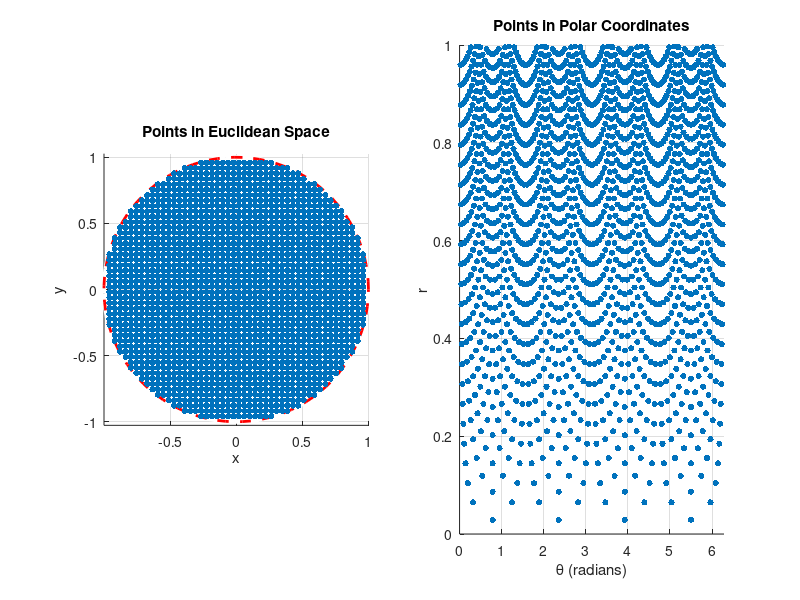
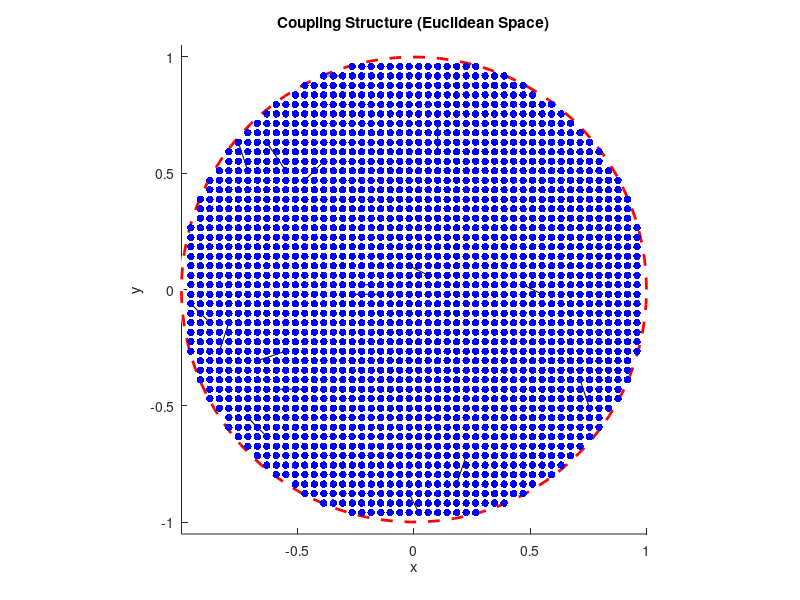

Source code (MATLAB) for these figures, in order: (Note: this script raises an error after producing the figures.)
% Kuramoto model starting from Euclidean grid points
% Maps Euclidean (x,y) points to polar (theta, r) coordinates
clear; close all;

%% Parameters
% Network geometry in Euclidean space
N_euclidean = 50;  % Grid points per dimension in Euclidean space
r_max = 1;         % Maximum radius (only use points within this radius)

% Kuramoto parameters
K = 1.2;           % Coupling strength
r_coupling = 0.15;  % Coupling radius in Euclidean space
p_coupling = 0.25; % probability of forming a link if within radius
omega_mean = 5;    % Mean natural frequency
omega_std = 0.5;   % Std dev of natural frequencies

% Time parameters
dt = 0.01;         % Time step
T_total = 500;     % Total simulation time
t_plot_interval = 25;  % Save/plot every N steps
t_analyze_start = 400;  % Start analyzing after transients

%% Setup Euclidean grid and filter points within radius
x_euclidean = linspace(-r_max, r_max, N_euclidean);
y_euclidean = linspace(-r_max, r_max, N_euclidean);
[X_euclidean, Y_euclidean] = meshgrid(x_euclidean, y_euclidean);

% Find points within the circle
R_euclidean = sqrt(X_euclidean.^2 + Y_euclidean.^2);
mask = R_euclidean <= r_max;

% Extract valid points
x_points = X_euclidean(mask);
y_points = Y_euclidean(mask);
n_points = length(x_points);

fprintf('Total points within radius: %d\n', n_points);

% Convert to polar coordinates
[theta_points, r_points] = cart2pol(x_points, y_points);
% theta is in [-pi, pi], convert to [0, 2*pi]
theta_points = mod(theta_points, 2*pi);

%% Visualize the point distribution
figure('Position', [100 100 1200 500]);

subplot(1, 2, 1);
scatter(x_points, y_points, 20, 'filled');
axis equal;
xlabel('x');
ylabel('y');
title('Points in Euclidean Space');
grid on;
viscircles([0 0], r_max, 'Color', 'r', 'LineStyle', '--');

subplot(1, 2, 2);
scatter(theta_points, r_points, 20, 'filled');
xlabel('\theta (radians)');
ylabel('r');
title('Points in Polar Coordinates');
grid on;
xlim([0 2*pi]);
ylim([0 r_max]);

%% Initialize natural frequencies for each point
omega_points = omega_mean + omega_std * randn(n_points, 1);

%% Compute coupling matrix based on Euclidean distances
fprintf('Computing coupling matrix based on Euclidean distances...\n');
coupling = cell(n_points, 1);

for i = 1:n_points
    neighbors_idx = [];
    weights = [];
    
    for j = 1:n_points
        if i ~= j
            % Euclidean distance
            dist = sqrt((x_points(i) - x_points(j))^2 + (y_points(i) - y_points(j))^2);
            
            if dist <= r_coupling && rand(1) < p_coupling
                neighbors_idx = [neighbors_idx; j];
                weights = [weights; 1.0];
            end
        end
    end
    
    % Normalize weights
    if ~isempty(weights)
        coupling{i}.neighbors = neighbors_idx;
        coupling{i}.weights = weights / sum(weights);
    else
        coupling{i}.neighbors = [];
        coupling{i}.weights = [];
    end
end

fprintf('Coupling matrix computed.\n');

%% Visualize coupling structure
figure('Position', [100 100 600 600]);
pPlot = 0.001;  % Plot a fraction of connections
hold on;
scatter(x_points, y_points, 30, 'filled', 'MarkerFaceColor', 'b');

for i = 1:n_points
    if ~isempty(coupling{i}.neighbors)
        for j = 1:length(coupling{i}.neighbors)
            if rand(1) < pPlot
                neighbor_idx = coupling{i}.neighbors(j);
                plot([x_points(i), x_points(neighbor_idx)], ...
                     [y_points(i), y_points(neighbor_idx)], 'k-', 'LineWidth', 0.5);
            end
        end
    end
end
axis equal;
xlabel('x');
ylabel('y');
title('Coupling Structure (Euclidean Space)');
viscircles([0 0], r_max, 'Color', 'r', 'LineStyle', '--');
drawnow;

%% Run Kuramoto model simulation
[phase_history, time_points, grad_theta_all, grad_r_all] = ...
    run_kuramoto_points(x_points, y_points, theta_points, r_points, ...
                        coupling, K, omega_points, dt, T_total, ...
                        t_analyze_start, t_plot_interval, ...
                        true, X_euclidean, Y_euclidean, mask);

%% Plot final phase distribution
fprintf('Creating final visualizations...\n');

figure('Position', [100 100 1200 500]);

% Euclidean space
subplot(1, 2, 1);
final_phase = phase_history(:, end);
scatter(x_points, y_points, 50, final_phase, 'filled');
colorbar;
colormap(hsv);
caxis([0 2*pi]);
axis equal;
xlabel('x');
ylabel('y');
title(sprintf('Final Phase (Euclidean) at t = %.1f', time_points(end)));
viscircles([0 0], r_max, 'Color', 'k', 'LineStyle', '--');

% Polar space
subplot(1, 2, 2);
scatter(theta_points, r_points, 50, final_phase, 'filled');
colorbar;
colormap(hsv);
caxis([0 2*pi]);
xlabel('\theta (radians)');
ylabel('r');
title('Final Phase (Polar)');
xlim([0 2*pi]);
ylim([0 r_max]);

fprintf('Done!\n');
